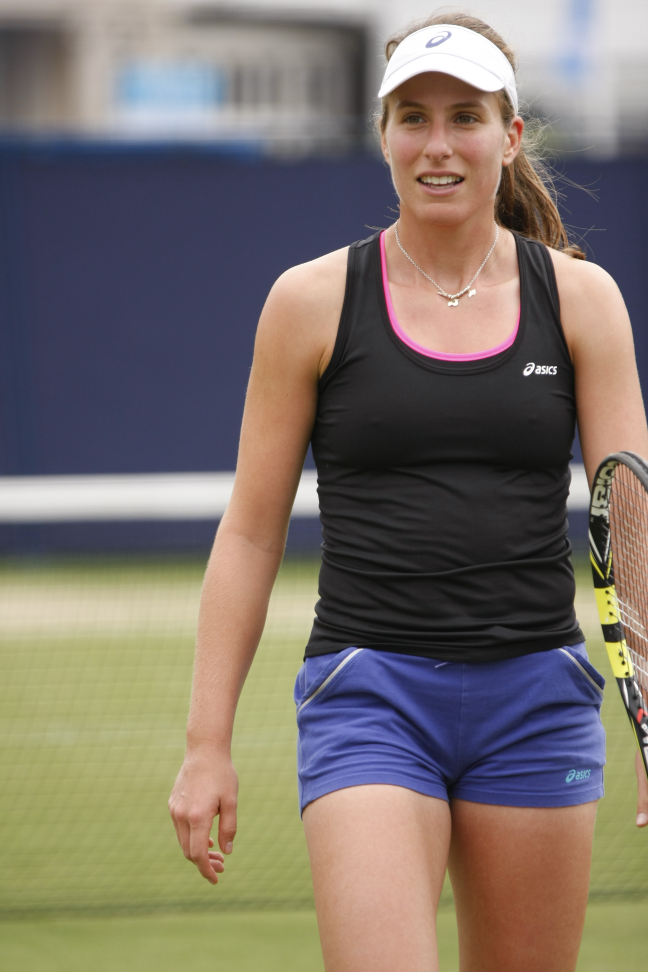
#> input picture Real_World_Task/Images/14253544620_ce771c26f7_o.jpg, 2592 x 3888 px, found by its file name (shown at 1/4 size); its folder holds only this picture in this run
$ python Pgam.py
#> lines starting #> are read from the running program, lines starting #| are printed output that depends on the picture
import os
from PIL import Image
path = 'D:\Trainings & Certification Works\GitHub_Repo\coursera_PY\Real_World_Task\Images'
dest_path = 'D:\Trainings & Certification Works\GitHub_Repo\coursera_PY\Real_World_Task\Images\Modified'
dir_list = os.listdir(path)
print(dir_list)

for i in dir_list:
    full_Path = path+"\\"+i
    with Image.open(full_Path) as im:
#> im is the input picture: PIL image 2592x3888 RGB; mean R, G, B 123.2, 114.2, 106.2
        im.rotate(90).resize((128,128)).save(dest_path+"\\"+i+".gif")
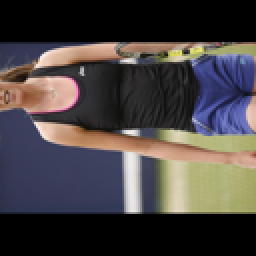
#> saved as 14253544620_ce771c26f7_o.jpg.gif: PIL image 128x128 RGB (shown 2 times larger); mean R, G, B 70.8, 65.6, 65.3
